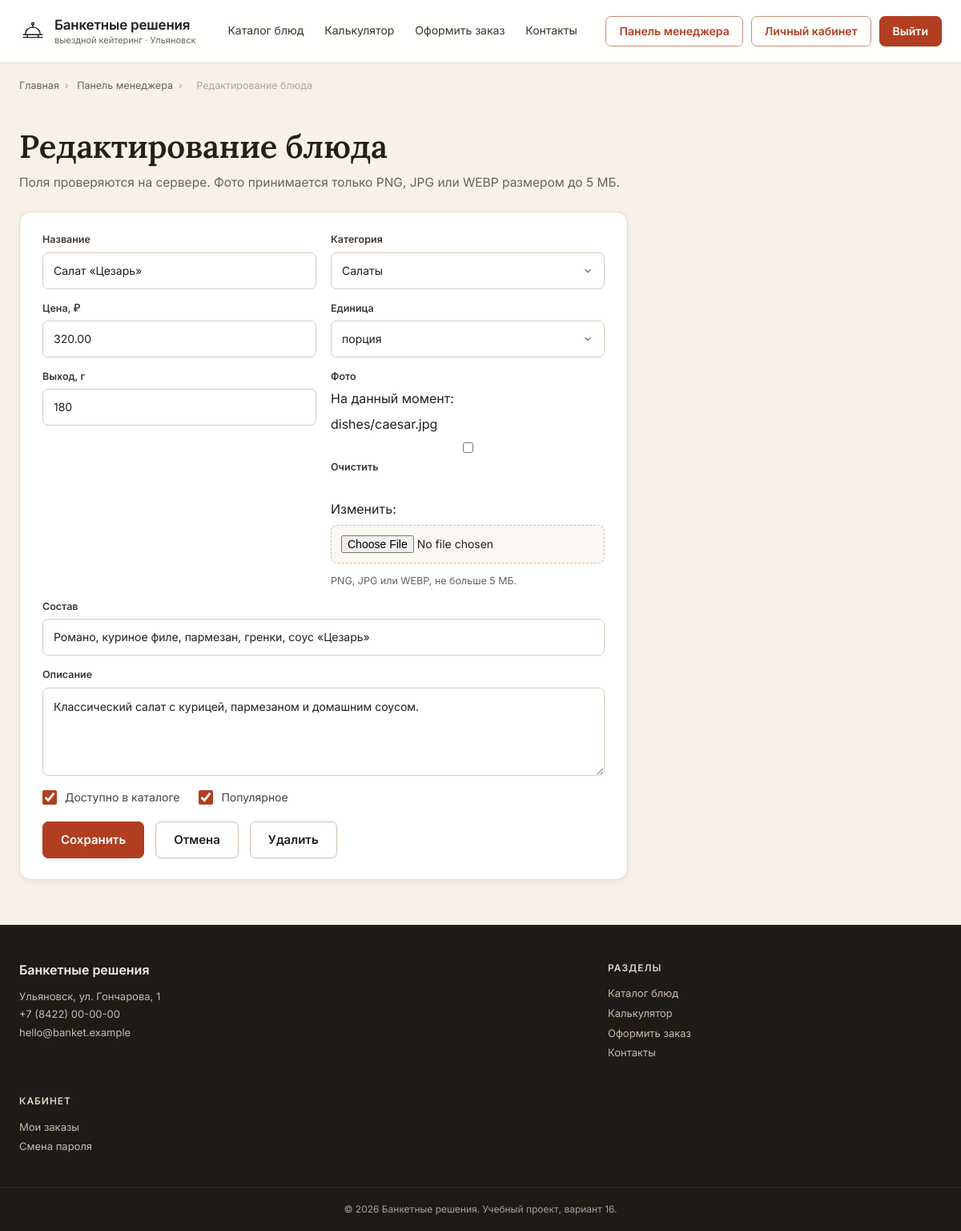
The page /manager/dishes/1/edit/ (signed in) on the database its author committed.
### main/models.py (models this page shows, shortened)
class Dish(models.Model):
    UNIT_PORTION = 'portion'
    UNIT_GUEST = 'guest'
    UNIT_ITEM = 'item'
    UNIT_CHOICES = (
        (UNIT_PORTION, 'порция'),
        (UNIT_GUEST, 'гость'),
        (UNIT_ITEM, 'шт.'),
    )
    category = models.ForeignKey(
        DishCategory, verbose_name='Категория', on_delete=models.PROTECT,
        related_name='dishes',
    )
    name = models.CharField('Название', max_length=120)
    slug = models.SlugField('Слаг', max_length=140, unique=True, blank=True)
    description = models.TextField('Описание', blank=True)
    composition = models.CharField('Состав', max_length=250, blank=True)
    price = models.DecimalField('Цена, ₽', max_digits=10, decimal_places=2)
    unit = models.CharField('Единица', max_length=10, choices=UNIT_CHOICES, default=UNIT_PORTION)
    output_grams = models.PositiveIntegerField('Выход, г', default=0)
    image = models.FileField(
        'Фото', upload_to='dishes/', blank=True,
        validators=[validate_upload_extension, validate_upload_size],
    )
    is_active = models.BooleanField('Доступно', default=True)
    is_popular = models.BooleanField('Популярное', default=False)
    created_at = models.DateTimeField('Создано', auto_now_add=True)
    updated_at = models.DateTimeField('Обновлено', auto_now=True)
    class Meta:
        verbose_name = 'Блюдо'
        verbose_name_plural = 'Блюда'
        ordering = ('category__sort_order', 'name')
        indexes = [models.Index(fields=['is_active', 'category'])]

### main/views.py (the view)
# urls.py: path('manager/dishes/<int:pk>/edit/', views.dish_update, name='dish_update'),
@manager_required
def dish_update(request, pk):
    dish = get_object_or_404(Dish, pk=pk)
    if request.method == 'POST':
        form = DishForm(request.POST, request.FILES, instance=dish)
        if form.is_valid():
            dish = form.save()
            messages.success(request, f'Блюдо «{dish.name}» обновлено.')
            return redirect('main:dish_detail', slug=dish.slug)
        messages.error(request, 'Не удалось сохранить изменения.')
    else:
        form = DishForm(instance=dish)
    return render(request, 'main/manager/dish_form.html', {
        'form': form, 'dish': dish, 'title': 'Редактирование блюда', 'mode': 'update',
    })

### main/forms.py
class DishForm(StyledFormMixin, forms.ModelForm):
    class Meta:
        model = Dish
        fields = ('category', 'name', 'description', 'composition', 'price',
                  'unit', 'output_grams', 'image', 'is_active', 'is_popular')
        widgets = {
            'description': forms.Textarea(attrs={'rows': 3}),
            'image': forms.ClearableFileInput(attrs={'accept': '.png,.jpg,.jpeg,.webp'}),
            'price': forms.NumberInput(attrs={'min': 0, 'step': '0.01'}),
            'output_grams': forms.NumberInput(attrs={'min': 0, 'max': 5000}),
        }
    def __init__(self, *args, **kwargs):
        super().__init__(*args, **kwargs)
        self.fields['category'].queryset = DishCategory.objects.all()
        self.fields['image'].required = False
        self.fields['image'].help_text = 'PNG, JPG или WEBP, не больше 5 МБ.'

### main/models.py (called while the page is built)
    def __str__(self):
        return self.name

### main/views.py (called while the page is built)
def is_manager(user):
    return user.is_authenticated and (user.is_staff or user.is_superuser)

### templates/main/manager/dish_form.html (shortened to what this page needs)
{% extends 'base.html' %}
{% block content %}
<div class="container">
  <nav class="breadcrumbs" aria-label="Хлебные крошки">
    <a href="{% url 'main:index' %}">Главная</a><span>›</span>
    <a href="{% url 'main:manager_dashboard' %}">Панель менеджера</a><span>›</span>
    <span aria-current="page">{{ title }}</span>
  </nav>
  <div class="page-head">
    <h1>{{ title }}</h1>
    <p>Поля проверяются на сервере. Фото принимается только PNG, JPG или WEBP размером до 5 МБ.</p>
  </div>
  <form class="card card-narrow" action="{% if mode == 'update' %}{% url 'main:dish_update' dish.pk %}{% else %}{% url 'main:dish_create' %}{% endif %}" method="post" enctype="multipart/form-data" novalidate>
    <div class="form-grid">
      <div class="field{% if form.name.errors %} invalid{% endif %}">
        <label for="{{ form.name.id_for_label }}">Название</label>
        {{ form.name }}
      </div>
      <div class="field{% if form.category.errors %} invalid{% endif %}">
        <label for="{{ form.category.id_for_label }}">Категория</label>
        {{ form.category }}
      </div>
      <div class="field{% if form.price.errors %} invalid{% endif %}">
        <label for="{{ form.price.id_for_label }}">Цена, ₽</label>
        {{ form.price }}
      </div>
      <div class="field{% if form.unit.errors %} invalid{% endif %}">
        <label for="{{ form.unit.id_for_label }}">Единица</label>
        {{ form.unit }}
      </div>
      <div class="field{% if form.output_grams.errors %} invalid{% endif %}">
        <label for="{{ form.output_grams.id_for_label }}">Выход, г</label>
        {{ form.output_grams }}
      </div>
      <div class="field{% if form.image.errors %} invalid{% endif %}">
        <label for="{{ form.image.id_for_label }}">Фото</label>
        {{ form.image }}
        <span class="field-hint">{{ form.image.help_text }}</span>
      </div>
      <div class="field full{% if form.composition.errors %} invalid{% endif %}">
        <label for="{{ form.composition.id_for_label }}">Состав</label>
        {{ form.composition }}
      </div>
      <div class="field full{% if form.description.errors %} invalid{% endif %}">
        <label for="{{ form.description.id_for_label }}">Описание</label>
        {{ form.description }}
      </div>
    </div>
    <div class="checkbox-row">
      <label class="checkbox" for="{{ form.is_active.id_for_label }}">{{ form.is_active }}<span>Доступно в каталоге</span></label>
      <label class="checkbox" for="{{ form.is_popular.id_for_label }}">{{ form.is_popular }}<span>Популярное</span></label>
    </div>
    <div class="form-actions">
      <button class="btn btn-primary" type="submit">Сохранить</button>
      <a class="btn btn-ghost" href="{% url 'main:catalog' %}">Отмена</a>
      {% if mode == 'update' %}
        <a class="btn btn-ghost" href="{% url 'main:dish_delete' dish.pk %}">Удалить</a>
      {% endif %}
    </div>
  </form>
</div>
{% endblock %}

### static/css/style.css (style rules this page uses)
:root { --bg:#F7F1EA; --surface:#FFFFFF; --surface-2:#FBF7F2; --sand:#F1E3D3; --sand-2:#E9D6C1; --primary:#B23E22; --primary-hover:#923018; --primary-soft:#F6E3D8; --text:#231F1C; --muted:#6B615A; --border:#E6D8CA; --border-strong:#D4C0AD; --footer:#1D1A17; --footer-text:#F4ECE3; --footer-muted:#C8B9AA; --success:#2F6B45; --success-bg:#EAF4EE; --warning:#8A5410; --warning-bg:#FCF0DC; --error:#A32B1C; --error-bg:#FBEAE7; --radius:10px; --radius-lg:14px; --shadow:0 2px 8px rgba(35,31,28,.06); --shadow-md:0 10px 30px rgba(35,31,28,.08); --sans:'Inter',-apple-system,'Segoe UI',Arial,sans-serif; --serif:'Lora',Georgia,'Times New Roman',serif; --container:1200px; --gutter:24px; }
*,*::before,*::after { box-sizing:border-box }
html { scroll-behavior:smooth }
body { margin:0;background:var(--bg);color:var(--text);font:400 16px/1.55 var(--sans);-webkit-font-smoothing:antialiased;text-rendering:optimizeLegibility }
a { color:inherit;text-decoration:none }
button,input,select,textarea { font:inherit;color:inherit }
button { cursor:pointer }
.container { width:min(var(--container),calc(100% - 48px));margin-inline:auto }
.btn { display:inline-flex;align-items:center;justify-content:center;gap:8px;min-height:46px;padding:0 22px;border-radius:7px;border:1px solid transparent;font-weight:600;font-size:15px;line-height:1;text-align:center;transition:background .18s,color .18s,border-color .18s,box-shadow .18s;white-space:nowrap }
.btn-primary { background:var(--primary);color:#fff;border-color:var(--primary) }
.btn-ghost { background:#fff;color:var(--text);border-color:var(--border-strong) }
h1,h2,h3,h4 { margin:0;font-family:var(--serif);font-weight:600;letter-spacing:-.3px }
h1 { font-size:44px;line-height:1.15 }
p { margin:0 }
.page-head { padding:44px 0 24px }
.page-head h1 { font-size:40px;margin-bottom:10px }
.page-head p { max-width:760px;color:var(--muted);font-size:15.5px }
.field { display:flex;flex-direction:column;gap:7px;min-width:0 }
.field label,.field .label { font:600 12.5px/1.3 var(--sans);color:#3E3630 }
.input,.select,.textarea { width:100%;min-height:46px;border:1px solid #DCCBBC;border-radius:7px;background:#fff;padding:0 13px;font-size:14px;color:var(--text);transition:border-color .15s,box-shadow .15s }
.input::placeholder,.textarea::placeholder { color:#8B7F75 }
.textarea { min-height:120px;padding:12px 13px;resize:vertical }
.select { appearance:none;background-repeat:no-repeat;background-position:right 13px center;padding-right:36px }
.field-hint { font-size:12px;color:var(--muted);line-height:1.4 }
.checkbox { display:flex;align-items:flex-start;gap:10px;font-size:13px;line-height:1.45;color:#4A413B }
.checkbox input { width:18px;height:18px;margin:1px 0 0;accent-color:var(--primary);flex:none }
.card { background:#fff;border:1px solid var(--border);border-radius:var(--radius-lg);padding:26px 28px;box-shadow:var(--shadow) }
.form-grid { display:grid;grid-template-columns:1fr 1fr;gap:16px 18px }
.form-grid .full { grid-column:1/-1 }
.form-actions { display:flex;align-items:center;gap:14px;flex-wrap:wrap;margin-top:22px }
.breadcrumbs { font-size:12.5px;color:var(--muted);padding-top:18px }
.breadcrumbs span { margin:0 7px;color:#B4A79B }
.form-actions { display:flex;align-items:center;gap:14px;flex-wrap:wrap;margin-top:20px }
.field-hint { display:block;margin-top:6px;font-size:12.5px;color:var(--muted) }
.checkbox { display:flex;align-items:flex-start;gap:10px;font-size:14px;line-height:1.5 }
.checkbox input { width:18px;height:18px;margin-top:2px;flex:none;accent-color:var(--primary) }
.checkbox-row { display:flex;gap:24px;flex-wrap:wrap;margin-top:16px }
.checkbox-row .checkbox { margin:0 }
.file-input { display:block;width:100%;padding:12px;border:1px dashed var(--border-strong);border-radius:8px;background:var(--surface-2);font-size:14px }
.textarea { min-height:110px;resize:vertical }
.card-narrow { max-width:760px }

### rows shown on the page
Dish: name "Салат «Цезарь»", category "Салаты", price "320.00", unit "порция", output_grams "180", composition "Романо, куриное филе, пармезан, гренки, соус «Цезарь»", description "Классический салат с курицей, пармезаном и домашним соусом.", is_active "☑", is_popular "☑"

### other values the page prints
{{ title }} "Редактирование блюда"
